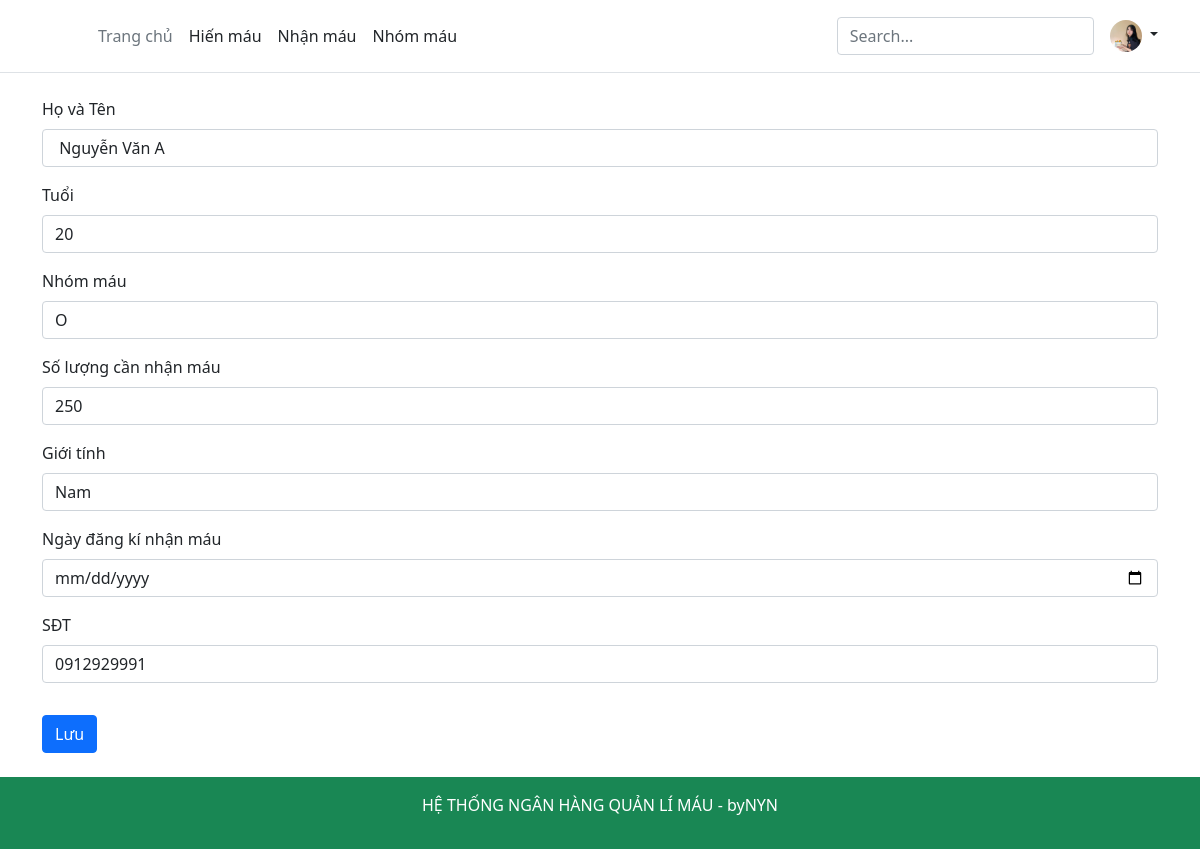
Page /sua.php?reci_id=3 on the committed database.
### tables this page shows
CREATE TABLE `blood_recipient` (
  `reci_id` int(11) NOT NULL,
  `reci_name` varchar(100) DEFAULT NULL,
  `reci_age` int(11) DEFAULT NULL,
  `reci_bgrp` char(10) DEFAULT NULL,
  `reci_bqnty` int(11) DEFAULT NULL,
  `reci_sex` varchar(20) DEFAULT NULL,
  `reci_reg_date` date DEFAULT NULL,
  `reci_phno` varchar(50) DEFAULT NULL
);

### src/sua.php (the view, shortened to what this page needs)
    <?php
        include('header.php');
    ?>
    <div class="container">
        <?php
            $conn = mysqli_connect('localhost', 'root', '', 'hienmau');
            $id = $_GET['reci_id'];
            $sql = "SELECT * from blood_recipient where reci_id = $id";
            $result = mysqli_query($conn, $sql);
            if (mysqli_num_rows($result) > 0) {
                while ($row = mysqli_fetch_assoc($result)) {
        ?>
        <form class="mt-4" method="POST" action="">
            <div class="mb-3">
                <label for="fullName" class="form-label">Họ và Tên</label>
                <input type="text" name="fullName" class="form-control" id="fullName" value="<?php echo $row['reci_name'] ?>">
            </div>
            <div class="mb-3">
                <label for="tuoi" class="form-label">Tuổi </label>
                <input type="text" name="tuoi" class="form-control" id="tuoi" value="<?php echo $row['reci_age'] ?>" >
            </div>
            <div class="mb-3">
                <label for="nhommau" class="form-label">Nhóm máu</label>
                <input type="text" name="nhommau" class="form-control" id="nhommau" value="<?php echo $row['reci_bgrp'] ?>">
            </div>
            <div class="mb-3">
                <label for="slcannhanmau" class="form-label">Số lượng cần nhận máu</label>
                <input type="text" name="slcannhanmau" class="form-control" id="slcannhanmau" value="<?php echo $row['reci_bqnty'] ?>">
            </div>
            <div class="mb-3">
                <label for="gioitinh" class="form-label">Giới tính</label>
                <input type="text" name="gioitinh" class="form-control" id="gioitinh" value="<?php echo $row['reci_sex'] ?>" >
            </div>
            <div class="mb-3">
                <label for="ngaydk" class="form-label">Ngày đăng kí nhận máu </label>
                <input type="date" name="ngaydk" class="form-control" id="ngaydk" value="<?php echo $row['reci_reg_date'] ?>" >
            </div>
            <div class="mb-3">
                <label for="sdt" class="form-label">SĐT</label>
                <input type="text" name="sdt" class="form-control" id="sdt" value="<?php echo $row['reci_phno'] ?>">
            </div>
            <button type="submit" class="btn btn-primary mt-3 mb-4" name="sua">Lưu  </button>
        </form>
        <?php }
            }
        ?>
    </div>
<?php
include('./footer.php');
?>

### rows in the picture
blood_recipient: fullName "Nguyễn Văn A", tuoi "20", nhommau "O", slcannhanmau "250", gioitinh "Nam", sdt "0912929991"
